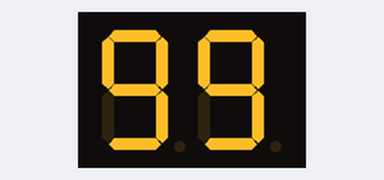
The sketch below on a simulated Arduino Uno, built with avr-gcc and run on an emulated ATmega328P. Parts: 2-digit seven-segment display. Wiring (inferred from the names in the program): 2-digit 7-segment display, segments lit when LOW: segments pin 10, pin 9, pin 2, pin 4, pin 3, pin 6, pin 5; digit selects pin 7, pin 8. The segment pins are drawn as the display they are named for.

Above: at 0.1 s.
At 5.0 s:
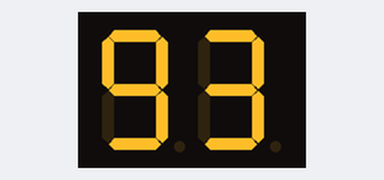
At 9.8 s:
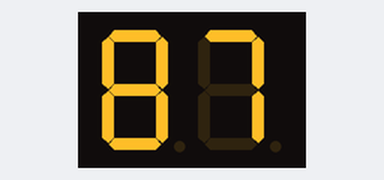
At 19.4 s:
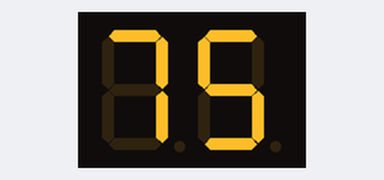
At 28.3 s:
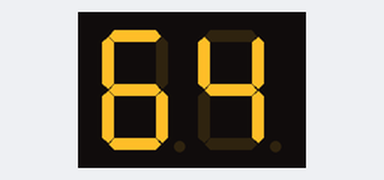
At 38.0 s:
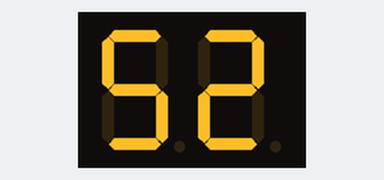

Measured:
- what the display in image 0 shows lasts 0.9 s, from 0.0 s to 0.9 s

The sketch:

7SegmentDisplay.ino
```cpp
// 2 digits 7-Segment-Display with common anode
//define the pins for the cathodes:
int a = 10;
int b = 9;
int c = 2;
int d = 4;
int e = 3;
int f = 6;
int g = 5;

int Dig1 = 7;
int Dig2 = 8;

int counter, units, tenths;
int Seg_Array[7] = {a,b,c,d,e,f,g};

void setup() {
  int i;
  counter = 0;
  for( i = 0; i<7;i++){
    pinMode(Seg_Array[i], OUTPUT);
  }
  pinMode(Dig1, OUTPUT);
  pinMode(Dig2, OUTPUT);
  Null();
  //Serial.begin(9600);
}

void loop() {
 unsigned long start_time;
 for(counter = 99; counter >= 0;counter--){
    tenths = int(counter/10);
    units = int(counter%10);
    /*Serial.print("tenths:");
    Serial.println(tenths);
    Serial.print("Units:");
    Serial.println(units);*/
    start_time = millis();
    for(unsigned long t_elapsed = 0; t_elapsed < 800; t_elapsed = millis()-start_time){
      show_tenths(tenths);
      delay(10);
      show_units(units);
      delay(10);
      }
  }
}

void Null(){
  for(int i = 0; i<7;i++){
    digitalWrite(Seg_Array[i],HIGH);
  }
}

void show_tenths(int digit)
{
  digitalWrite(Dig1, LOW);
  digitalWrite(Dig2, HIGH);
  show_Digit(digit);
}

void show_units(int digit)
{
  digitalWrite(Dig1, HIGH);
  digitalWrite(Dig2, LOW);
  show_Digit(digit);
}

void show_Digit(int digit)
{int i;
  switch (digit){
     case 0:
       for( i = 0; i < 6; i++){
         digitalWrite(Seg_Array[i],LOW);
       }
       digitalWrite(Seg_Array[6],HIGH);
       break;
     case 1:
       Null();
       digitalWrite(Seg_Array[1],LOW);
       digitalWrite(Seg_Array[2],LOW);
       break;
     case 2:
        Null();
       digitalWrite(Seg_Array[0],LOW);
       digitalWrite(Seg_Array[1],LOW);
       digitalWrite(Seg_Array[6],LOW);
       digitalWrite(Seg_Array[4],LOW);
       digitalWrite(Seg_Array[3],LOW);
       break;
     case 3:
       Null();
       digitalWrite(Seg_Array[0],LOW);
       digitalWrite(Seg_Array[1],LOW);
       digitalWrite(Seg_Array[6],LOW);
       digitalWrite(Seg_Array[2],LOW);
       digitalWrite(Seg_Array[3],LOW);
       break;
     case 4:
       Null();
       digitalWrite(Seg_Array[5],LOW);
       digitalWrite(Seg_Array[6],LOW);
       digitalWrite(Seg_Array[1],LOW);
       digitalWrite(Seg_Array[2],LOW);
       break;
     case 5:
       Null();
       digitalWrite(Seg_Array[0],LOW);
       digitalWrite(Seg_Array[5],LOW);
       digitalWrite(Seg_Array[6],LOW);
       digitalWrite(Seg_Array[2],LOW);
       digitalWrite(Seg_Array[3],LOW);
       break;
     case 6:
       Null();
       digitalWrite(Seg_Array[0],LOW);
       digitalWrite(Seg_Array[5],LOW);
       digitalWrite(Seg_Array[4],LOW);
       digitalWrite(Seg_Array[3],LOW);
       digitalWrite(Seg_Array[2],LOW);
       digitalWrite(Seg_Array[6],LOW);
       break;
     case 7:
       Null();
       digitalWrite(Seg_Array[0],LOW);
       digitalWrite(Seg_Array[1],LOW);
       digitalWrite(Seg_Array[2],LOW);
       break;
     case 8:
       for(i = 0; i<7;i++){
         digitalWrite(Seg_Array[i],LOW);
       }
       break;
     case 9:
       Null();
       digitalWrite(Seg_Array[0],LOW);
       digitalWrite(Seg_Array[1],LOW);
       digitalWrite(Seg_Array[2],LOW);
       digitalWrite(Seg_Array[3],LOW);
       digitalWrite(Seg_Array[5],LOW);
       digitalWrite(Seg_Array[6],LOW);
       break;
     default:
       Null();
       break;
  }

}
/* Alternative fuction to dispaly a digit:
void Display_Num(int digit){
  if((digit != 1)||(digit != 4))
     {Null();
     digitalWrite(Seg_Array[0],LOW);}
  else if ((digit != 5)||(digit != 6))
     { Null();
     digitalWrite(Seg_Array[1],LOW);}
  else if ((digit != 2))
     { Null();
     digitalWrite(Seg_Array[2],LOW);}
  else if ((digit != 1)||(digit != 4)||(digit != 7))
     {Null();
     digitalWrite(Seg_Array[3],LOW);}
  else if ((digit == 0)||(digit == 2)||(digit == 6)||(digit == 8))
     {Null();
     digitalWrite(Seg_Array[4],LOW);}
  else if ((digit != 1)||(digit != 2)||(digit != 3)||(digit != 7))
     {Null();
     digitalWrite(Seg_Array[5],LOW);}
  else if ((digit != 0)||(digit != 1)||(digit != 2)||(digit != 7))
     {Null();
     digitalWrite(Seg_Array[6],LOW);}
}
*/
```
